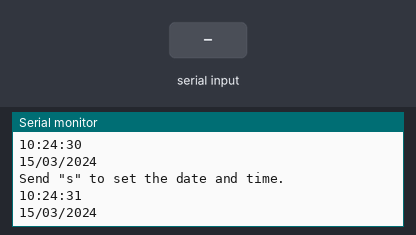
A sketch run on a simulated Arduino Uno, built with avr-gcc and run on an emulated ATmega328P. Parts: the last lines printed to the serial monitor. Wiring (inferred from the names in the program): PCF8563 clock at I2C address 0x51. Inputs (shaded band) come from the test bench. The local clock reads 2024-03-15 10:24:30 at power-on unless the sketch sets it.

Above: at 1.2 s.
1.3 s: "s90\n" received over Serial
At 2.5 s:
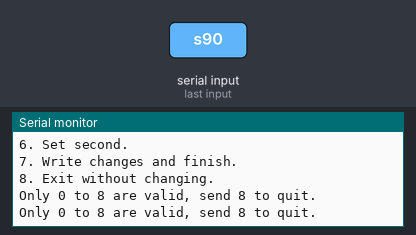
2.8 s: "90,45\n" received over Serial
At 4.1 s:
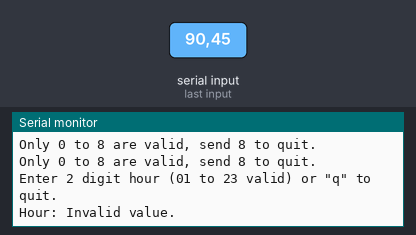
4.4 s: "30,150\n" received over Serial
At 4.47 s:
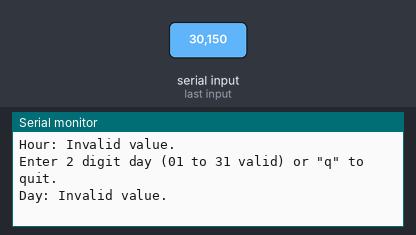
5.9 s: "2\n" received over Serial
At 7.1 s:
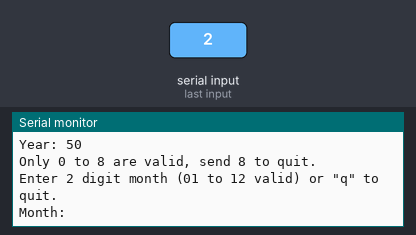
7.4 s: byte 1 (1) received over Serial
At 8.6 s:
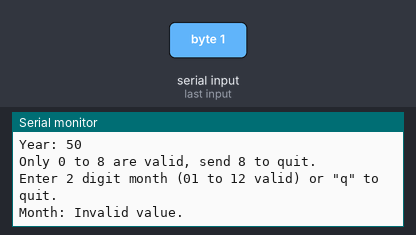
8.9 s: "3\n" received over Serial
At 9.6 s:
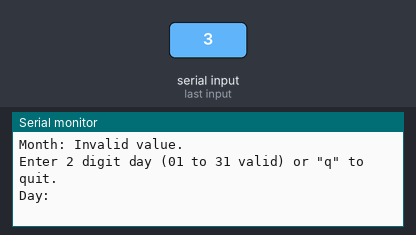

Measured:
- after the input at 1.3 s, the serial monitor: prints a new line at once (image 1)
- after the input at 2.8 s, the serial monitor: prints a new line after 0.08 s (image 2)
- after the input at 4.4 s, the serial monitor: prints a new line at once (image 3)
- after the input at 5.9 s, the serial monitor: prints a new line at once (image 4)
- after the input at 7.4 s, the serial monitor: prints a new line at once (image 5)
- after the input at 8.9 s, the serial monitor: prints a new line at once (image 6)

The sketch:

clock2.ino
```cpp
/*--------------------------------------------------------------
  Program:      clock

  Description:  Reads the time from a PCF8563 RTC (Real Time
                Clock). Displays the time and date on a LCD
                and serial port.

                Allows the time to be set through the serial
                port.

  Date:         20 April 2012

  Author:       W.A. Smith, http://startingelectronics.com
--------------------------------------------------------------*/
#include <Wire.h>

#define RTC_ADDR  (0xA2 >> 1)


void setup() {
  Wire.begin();        // initialize the I2C/TWI interface
  Serial.begin(9600);  // initialize the serial port
}

void loop() {
  int rx_byte = 0;    // stores data byte received on serial port

  // check for data from the serial port
  if (Serial.available()) {
    rx_byte = Serial.read();
  }
  if ((rx_byte == 's') || (rx_byte == 'S')) {
    // set the time
    SetTime();
  }
  else {
    // print the time
    PrintTime();
  }
  rx_byte = 0;
}

// print the time to the serial port and LCD
void PrintTime(void)
{
  unsigned char time_date_raw[7];      // time/date read from RTC
  int index = 0;              // index into above array
  char time[] = "hh:mm:ss";   // time string
  char date[] = "dd/mm/20yy"; // date string
  static unsigned char raw_time = 0;   // stores old seconds value

  // point to the time registers in the RTC
  Wire.beginTransmission(RTC_ADDR);
  Wire.write(0x02);
  Wire.endTransmission();

  // get the time
  Wire.requestFrom(RTC_ADDR, 7);
  while (Wire.available()) {
    time_date_raw[index] = Wire.read();
    index++;
    if (index >= 7) {
      index = 0;
      break;
    }
  }

  // convert the time / date to a string only every second
  if (raw_time != time_date_raw[0]) {
    raw_time = time_date_raw[0];

    Serial.println("Send \"s\" to set the date and time.");

    // convert time to a string
    // hours
    time[0] = ((time_date_raw[2] >> 4) & 0x03) + '0';
    time[1] = (time_date_raw[2] & 0x0F) + '0';
    // minutes
    time[3] = ((time_date_raw[1] >> 4) & 0x07) + '0';
    time[4] = (time_date_raw[1] & 0x0F) + '0';
    // seconds
    time[6] = ((time_date_raw[0] >> 4) & 0x07) + '0';
    time[7] = (time_date_raw[0] & 0x0F) + '0';
    Serial.println(time);

    // convert date to a string
    // day
    date[0] = ((time_date_raw[3] >> 4) & 0x03) + '0';
    date[1] = (time_date_raw[3] & 0x0F) + '0';
    // month
    date[3] = ((time_date_raw[5] >> 4) & 0x01) + '0';
    date[4] = (time_date_raw[5] & 0x0F) + '0';
    //year
    date[8] = (time_date_raw[6] >> 4) + '0';
    date[9] = (time_date_raw[6] & 0x0F) + '0';
    Serial.println(date);
    Serial.print("\r\n");
  }
}

// allows the date and time to be set via the serial monitor window
void SetTime(void)
{
  char menu_option = 0;
  unsigned char new_date_time[7] = {0xFF, 0xFF, 0xFF, 0xFF, 0xFF, 0xFF, 0xFF};  // 0xFF to mark unchanged field
  char ret_val = 0;

  PrintMenu();

  while (menu_option != 8) {
    if (Serial.available()) {
      menu_option = Serial.read();
      menu_option = menu_option - '0';
      // check if a valid menu option was entered
      if ((menu_option < 0) || (menu_option > 8)) {
        // invalid option selected
        Serial.println("Only 0 to 8 are valid, send 8 to quit.");
      }
      else {  // valid menu option selected
        switch (menu_option) {
          case 1:  // set year
            Serial.println("Enter 2 digit year (00 to 99 valid) or \"q\" to quit.");
            Serial.print("Year: ");
            ret_val = GetNewTime(&new_date_time[6], 0, 99);
          break;

          case 2: // set month
            Serial.println("Enter 2 digit month (01 to 12 valid) or \"q\" to quit.");
            Serial.print("Month: ");
            ret_val = GetNewTime(&new_date_time[5], 1, 12);
          break;

          case 3: // set day
            Serial.println("Enter 2 digit day (01 to 31 valid) or \"q\" to quit.");
            Serial.print("Day: ");
            ret_val = GetNewTime(&new_date_time[3], 1, 31);
          break;

          case 4: // set hour
            Serial.println("Enter 2 digit hour (01 to 23 valid) or \"q\" to quit.");
            Serial.print("Hour: ");
            ret_val = GetNewTime(&new_date_time[2], 1, 23);
          break;

          case 5: // set minute
            Serial.println("Enter 2 digit minute (00 to 59 valid) or \"q\" to quit.");
            Serial.print("Minute: ");
            ret_val = GetNewTime(&new_date_time[1], 0, 59);
          break;

          case 6: // set second
            Serial.println("Enter 2 digit second (00 to 59 valid) or \"q\" to quit.");
            Serial.print("Second: ");
            ret_val = GetNewTime(&new_date_time[0], 0, 59);
          break;

          case 7: // write changes
            WriteDateTime(new_date_time);
            menu_option = 8;
          break;

          default:
          break;
        }
        if (ret_val == 1) {  // user enters invalid value
          Serial.println("Invalid value.");
        }
        else if (ret_val == 2) {  // user presses 'q' key to quit
          Serial.print("\r\n");
          PrintMenu();
        }
        ret_val = 0;
      }
    }
  }
}

// print the Set Date & Time menu on the serial port
void PrintMenu(void)
{
  Serial.println("------------------------");
  Serial.println("| Set Date & Time Menu |");
  Serial.println("------------------------");
  Serial.println("(Select 1 to 8)");
  Serial.println("1. Set year.");
  Serial.println("2. Set month.");
  Serial.println("3. Set day.");
  Serial.println("4. Set hour.");
  Serial.println("5. Set minute.");
  Serial.println("6. Set second.");
  Serial.println("7. Write changes and finish.");
  Serial.println("8. Exit without changing.");
}

// get new time/date from user via serial port
// returns 0 if success, 1 if invalid data entered, 2 if user quits
// *p_data = value entered by user converted to BCD
// lower = lowest valid value user can enter on serial port
// upper = highest valid value that user can enter on serial port
char GetNewTime(unsigned char *p_data, unsigned char lower, unsigned char upper)
{
  char rx_data[3];          // data received from serial port
  int index = 0;            // index into above array
  unsigned char data_val;   // stores converted data for limit checking

  // get 2 characters from the user over the serial port
  while (index < 2) {
    if (Serial.available()) {
      rx_data[index] = Serial.read();
      if (rx_data[index] == 'q') {
        return 2;    // user enters 'q' to quit
      }
      index++;
    }
    if (index > 1) {  // only proceed if 2 character entered
      data_val = ((rx_data[0] - '0') * 10) + (rx_data[1] - '0'); // convert ASCII BCD to binary
      // check for valid range and valid characters
      if ((data_val >= lower) && (data_val <= upper) && (rx_data[0] >= '0') &&
                  (rx_data[0] <= '9') && (rx_data[1] >= '0') && (rx_data[1] <= '9')) {
        // send entered data over the serial port for feedback to user
        rx_data[2] = 0;  // terminate string
        Serial.println(rx_data);
        // convert 2 ASCII characters received to BCD
        rx_data[0] = rx_data[0] - '0';
        rx_data[1] = rx_data[1] - '0';
        *p_data = rx_data[1];
        *p_data |= (rx_data[0] << 4);

      }
      else {
        return 1;  // invalid data entered
      }
    }
  }
  return 0;    // success
}

// write all 7 time/date fields to the RTC registers
// new_d_t[] array contains 0xFF in date/time fields that are not to be changed
// and contains valid BCD data in fields that are to be changed
void WriteDateTime(unsigned char new_d_t[])
{
  char time_date_raw[7];      // time/date read from RTC
  int index = 0;              // index into above array

  // point to the time registers in the RTC
  Wire.beginTransmission(RTC_ADDR);
  Wire.write(0x02);
  Wire.endTransmission();

  // get the time
  Wire.requestFrom(RTC_ADDR, 7);
  while (Wire.available()) {
    time_date_raw[index] = Wire.read();
    index++;
    if (index >= 7) {
      index = 0;
      break;
    }
  }

  // write the new time/date values to the array that contains values read from the RTC
  for (int i = 0; i < 7; i++) {
    if (new_d_t[i] != 0xFF) {         // skip unchanged fields
      time_date_raw[i] = new_d_t[i];  // copy value if changed
    }
  }

  // point to the time registers in the RTC and send the time and date
  // write new values and old unchanged values
  Wire.beginTransmission(RTC_ADDR);
  Wire.write(0x02);
  Wire.write((uint8_t*)time_date_raw, 7);
  Wire.endTransmission();
}
```
